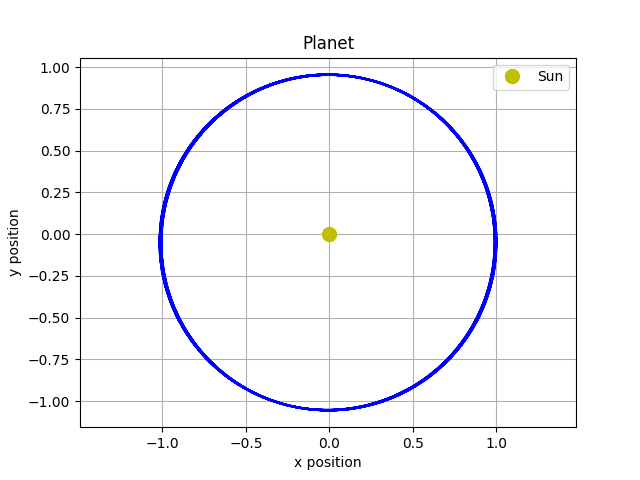

Here is the Python script that generated this plot:
import numpy as np
import matplotlib.pyplot as plt

GM = 1
x = 1.0
y = 0.0
v0x = 0.0
v0y = 1.0
#Burada fark ettim ki sıfırları ters değerlere vermem gerekli.
#Eğer hem x'e hem de hızına 0 verirsem düz bir çizgi oluyor.
dt = 0.1

t_max = 100.0

t = 0.0
x_l = [x]
y_l = [y]
vx = v0x
vy = v0y

while t < t_max:
    r = np.sqrt(x**2 + y**2)
    ax = -GM * x / r**3
    ay = -GM * y / r**3
    vx = vx + ax * dt
    vy = vy + ay * dt
    x = x + vx * dt
    y = y + vy * dt
    x_l.append(x)
    y_l.append(y)
    t = t + dt

plt.plot(x_l, y_l,
         color='blue')
plt.title("Planet")
plt.xlabel("x position")
plt.ylabel("y position")
plt.plot(0, 0, 
         'yo', 
         markersize=10,
         label="Sun")
plt.legend()
#Bu kodu yapay zekadan aldım, ortada güneş olması için.
plt.grid(True)
plt.axis('equal')
plt.savefig("planet")